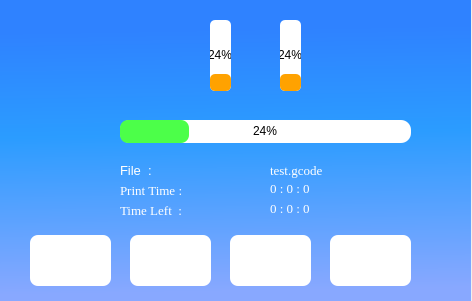
<?xml version="1.0" encoding="UTF-8"?>
<ui version="4.0">
 <class>MainWindow</class>
 <widget class="QMainWindow" name="MainWindow">
  <property name="geometry">
   <rect>
    <x>0</x>
    <y>0</y>
    <width>472</width>
    <height>301</height>
   </rect>
  </property>
  <property name="windowTitle">
   <string>MainWindow</string>
  </property>
  <widget class="QWidget" name="centralwidget">
   <widget class="QStackedWidget" name="stackedWidget">
    <property name="geometry">
     <rect>
      <x>0</x>
      <y>0</y>
      <width>471</width>
      <height>301</height>
     </rect>
    </property>
    <property name="styleSheet">
     <string notr="true">background-color: qlineargradient(spread:pad, x1:0, y1:0, x2:0.0281146, y2:1, stop:0.110184 rgba(47, 130, 255, 255), stop:0.459098 rgba(43, 156, 255, 255), stop:0.979967 rgba(136, 168, 255, 255));</string>
    </property>
    <property name="currentIndex">
     <number>1</number>
    </property>
    <widget class="QWidget" name="SplashScreen">
     <widget class="QWidget" name="widget" native="true">
      <property name="geometry">
       <rect>
        <x>-10</x>
        <y>0</y>
        <width>561</width>
        <height>361</height>
       </rect>
      </property>
      <property name="styleSheet">
       <string notr="true">background-color: qlineargradient(spread:pad, x1:0, y1:0, x2:1, y2:0, stop:0 rgba(168, 168, 168, 255), stop:1 rgba(220, 220, 220, 255));</string>
      </property>
      <widget class="QLabel" name="label">
       <property name="geometry">
        <rect>
         <x>20</x>
         <y>50</y>
         <width>241</width>
         <height>181</height>
        </rect>
       </property>
       <property name="styleSheet">
        <string notr="true">background-color: rgba(255, 255, 255, 0);</string>
       </property>
       <property name="text">
        <string/>
       </property>
       <property name="pixmap">
        <pixmap>C:/Users/Jithu P G/Downloads/graph-background.png</pixmap>
       </property>
       <property name="scaledContents">
        <bool>false</bool>
       </property>
      </widget>
     </widget>
    </widget>
    <widget class="QWidget" name="MainWindow_2">
     <widget class="QLabel" name="bed_label">
      <property name="geometry">
       <rect>
        <x>140</x>
        <y>30</y>
        <width>41</width>
        <height>41</height>
       </rect>
      </property>
      <property name="styleSheet">
       <string notr="true">background-color: rgba(255, 255, 255, 0);</string>
      </property>
      <property name="frameShadow">
       <enum>QFrame::Raised</enum>
      </property>
      <property name="text">
       <string/>
      </property>
      <property name="pixmap">
       <pixmap>../Julia2018AdvancedTouchUI/octoprint_Julia2018AdvancedTouchUI/templates/img/bed.png</pixmap>
      </property>
      <property name="scaledContents">
       <bool>true</bool>
      </property>
     </widget>
     <widget class="QProgressBar" name="bedprogressbar">
      <property name="geometry">
       <rect>
        <x>210</x>
        <y>20</y>
        <width>21</width>
        <height>71</height>
       </rect>
      </property>
      <property name="styleSheet">
       <string notr="true">#bedprogressbar{

border-radius:5px;
background-color:#FFF;
text-align:center
}
#bedprogressbar::chunk{
background-color: rgb(255, 162, 0);
border-radius:5px;
}</string>
      </property>
      <property name="value">
       <number>24</number>
      </property>
      <property name="orientation">
       <enum>Qt::Vertical</enum>
      </property>
      <property name="textDirection">
       <enum>QProgressBar::TopToBottom</enum>
      </property>
     </widget>
     <widget class="QLabel" name="Nozile_label">
      <property name="geometry">
       <rect>
        <x>330</x>
        <y>30</y>
        <width>41</width>
        <height>41</height>
       </rect>
      </property>
      <property name="styleSheet">
       <string notr="true">background-color: rgba(255, 255, 255, 0);</string>
      </property>
      <property name="text">
       <string/>
      </property>
      <property name="pixmap">
       <pixmap>../Julia2018AdvancedTouchUI/octoprint_Julia2018AdvancedTouchUI/templates/img/Nozzle.png</pixmap>
      </property>
      <property name="scaledContents">
       <bool>true</bool>
      </property>
     </widget>
     <widget class="QProgressBar" name="ntempprogress">
      <property name="geometry">
       <rect>
        <x>280</x>
        <y>20</y>
        <width>21</width>
        <height>71</height>
       </rect>
      </property>
      <property name="styleSheet">
       <string notr="true">#ntempprogress{

border-radius:5px;
background-color:#FFF;
text-align:center
}
#ntempprogress::chunk{
background-color: rgb(255, 162, 0);
border-radius:5px;
}</string>
      </property>
      <property name="value">
       <number>24</number>
      </property>
      <property name="orientation">
       <enum>Qt::Vertical</enum>
      </property>
     </widget>
     <widget class="QProgressBar" name="jobprogress">
      <property name="geometry">
       <rect>
        <x>120</x>
        <y>120</y>
        <width>291</width>
        <height>23</height>
       </rect>
      </property>
      <property name="styleSheet">
       <string notr="true">#jobprogress{

border-radius:10px;
background-color:#FFF;
text-align:center
}
#jobprogress::chunk{
background-color: rgb(76, 255, 73);

border-radius: 8px;
}</string>
      </property>
      <property name="value">
       <number>24</number>
      </property>
     </widget>
     <widget class="QLabel" name="label_4">
      <property name="geometry">
       <rect>
        <x>120</x>
        <y>160</y>
        <width>51</width>
        <height>21</height>
       </rect>
      </property>
      <property name="font">
       <font>
        <pointsize>10</pointsize>
       </font>
      </property>
      <property name="styleSheet">
       <string notr="true">background-color: rgba(255, 255, 255, 0);
color:#FFF;</string>
      </property>
      <property name="text">
       <string>File  :</string>
      </property>
     </widget>
     <widget class="QLabel" name="selectedfile">
      <property name="geometry">
       <rect>
        <x>270</x>
        <y>160</y>
        <width>241</width>
        <height>21</height>
       </rect>
      </property>
      <property name="font">
       <font>
        <family>Times New Roman</family>
        <pointsize>10</pointsize>
       </font>
      </property>
      <property name="styleSheet">
       <string notr="true">#selectedfile{
background-color:rgba(225,225,225,0);
color:#FFF;
}</string>
      </property>
      <property name="text">
       <string>test.gcode</string>
      </property>
     </widget>
     <widget class="QLabel" name="label_5">
      <property name="geometry">
       <rect>
        <x>120</x>
        <y>180</y>
        <width>101</width>
        <height>21</height>
       </rect>
      </property>
      <property name="font">
       <font>
        <family>Times New Roman</family>
        <pointsize>10</pointsize>
       </font>
      </property>
      <property name="styleSheet">
       <string notr="true">background-color: rgba(255, 255, 255, 0);
color:#FFF;</string>
      </property>
      <property name="text">
       <string>Print Time :</string>
      </property>
     </widget>
     <widget class="QLabel" name="label_6">
      <property name="geometry">
       <rect>
        <x>120</x>
        <y>200</y>
        <width>91</width>
        <height>21</height>
       </rect>
      </property>
      <property name="font">
       <font>
        <family>Times New Roman</family>
        <pointsize>10</pointsize>
       </font>
      </property>
      <property name="styleSheet">
       <string notr="true">background-color: rgba(255, 255, 255, 0);
color:#FFF;</string>
      </property>
      <property name="text">
       <string>Time Left  :</string>
      </property>
     </widget>
     <widget class="QLabel" name="logo">
      <property name="geometry">
       <rect>
        <x>-30</x>
        <y>0</y>
        <width>191</width>
        <height>131</height>
       </rect>
      </property>
      <property name="styleSheet">
       <string notr="true">#logo{
background-color:rgba(225,225,225,0);

}</string>
      </property>
      <property name="text">
       <string/>
      </property>
      <property name="pixmap">
       <pixmap>C:/Users/Jithu P G/Downloads/graph-background.png</pixmap>
      </property>
      <property name="scaledContents">
       <bool>true</bool>
      </property>
      <property name="wordWrap">
       <bool>false</bool>
      </property>
     </widget>
     <widget class="QLabel" name="printtime">
      <property name="geometry">
       <rect>
        <x>270</x>
        <y>180</y>
        <width>101</width>
        <height>16</height>
       </rect>
      </property>
      <property name="font">
       <font>
        <family>Times New Roman</family>
        <pointsize>10</pointsize>
       </font>
      </property>
      <property name="styleSheet">
       <string notr="true">#printtime{
background-color:rgba(225,225,225,0);
color:#FFF;
}</string>
      </property>
      <property name="text">
       <string>0 : 0 : 0</string>
      </property>
     </widget>
     <widget class="QLabel" name="timeleft">
      <property name="geometry">
       <rect>
        <x>270</x>
        <y>200</y>
        <width>101</width>
        <height>16</height>
       </rect>
      </property>
      <property name="font">
       <font>
        <family>Times New Roman</family>
        <pointsize>10</pointsize>
       </font>
      </property>
      <property name="styleSheet">
       <string notr="true">#timeleft{
background-color:rgba(225,225,225,0);
color:#FFF;
}</string>
      </property>
      <property name="text">
       <string>0 : 0 : 0</string>
      </property>
     </widget>
     <widget class="QPushButton" name="testbutton">
      <property name="geometry">
       <rect>
        <x>30</x>
        <y>235</y>
        <width>81</width>
        <height>51</height>
       </rect>
      </property>
      <property name="styleSheet">
       <string notr="true">#testbutton{
background-color: rgb(255, 255, 255);
border-radius:8px;
}</string>
      </property>
      <property name="text">
       <string/>
      </property>
      <property name="icon">
       <iconset>
        <normaloff>../Julia2018AdvancedTouchUI/octoprint_Julia2018AdvancedTouchUI/templates/img/menu.png</normaloff>../Julia2018AdvancedTouchUI/octoprint_Julia2018AdvancedTouchUI/templates/img/menu.png</iconset>
      </property>
      <property name="iconSize">
       <size>
        <width>40</width>
        <height>40</height>
       </size>
      </property>
     </widget>
     <widget class="QPushButton" name="setting">
      <property name="geometry">
       <rect>
        <x>130</x>
        <y>235</y>
        <width>81</width>
        <height>51</height>
       </rect>
      </property>
      <property name="styleSheet">
       <string notr="true">#setting{
background-color: rgb(255, 255, 255);
border-radius:8px;
}</string>
      </property>
      <property name="text">
       <string/>
      </property>
      <property name="icon">
       <iconset>
        <normaloff>../Julia2018AdvancedTouchUI/octoprint_Julia2018AdvancedTouchUI/templates/img/settings.png</normaloff>../Julia2018AdvancedTouchUI/octoprint_Julia2018AdvancedTouchUI/templates/img/settings.png</iconset>
      </property>
      <property name="iconSize">
       <size>
        <width>40</width>
        <height>40</height>
       </size>
      </property>
     </widget>
     <widget class="QPushButton" name="play_pause_button">
      <property name="geometry">
       <rect>
        <x>230</x>
        <y>235</y>
        <width>81</width>
        <height>51</height>
       </rect>
      </property>
      <property name="styleSheet">
       <string notr="true">#play_pause_button{
background-color: rgb(255, 255, 255);
border-radius: 8px;
}</string>
      </property>
      <property name="text">
       <string/>
      </property>
      <property name="icon">
       <iconset>
        <normaloff>../Julia2018AdvancedTouchUI/octoprint_Julia2018AdvancedTouchUI/templates/img/play.png</normaloff>../Julia2018AdvancedTouchUI/octoprint_Julia2018AdvancedTouchUI/templates/img/play.png</iconset>
      </property>
      <property name="iconSize">
       <size>
        <width>40</width>
        <height>40</height>
       </size>
      </property>
     </widget>
     <widget class="QPushButton" name="stop">
      <property name="geometry">
       <rect>
        <x>330</x>
        <y>235</y>
        <width>81</width>
        <height>51</height>
       </rect>
      </property>
      <property name="styleSheet">
       <string notr="true">#stop{
background-color:rgb(255,255,255);
border-radius:8px;
}</string>
      </property>
      <property name="text">
       <string/>
      </property>
      <property name="icon">
       <iconset>
        <normaloff>../Julia2018AdvancedTouchUI/octoprint_Julia2018AdvancedTouchUI/templates/img/stop.png</normaloff>../Julia2018AdvancedTouchUI/octoprint_Julia2018AdvancedTouchUI/templates/img/stop.png</iconset>
      </property>
      <property name="iconSize">
       <size>
        <width>40</width>
        <height>40</height>
       </size>
      </property>
     </widget>
    </widget>
    <widget class="QWidget" name="Menupage">
     <widget class="QToolButton" name="print_button">
      <property name="geometry">
       <rect>
        <x>0</x>
        <y>0</y>
        <width>151</width>
        <height>171</height>
       </rect>
      </property>
      <property name="styleSheet">
       <string notr="true">#print_button{
border-color: rgb(255, 184, 42);
background-color: rgb(255, 255, 255);
}</string>
      </property>
      <property name="text">
       <string/>
      </property>
      <property name="icon">
       <iconset>
        <normaloff>../Julia2018AdvancedTouchUI/octoprint_Julia2018AdvancedTouchUI/templates/img/printer.png</normaloff>../Julia2018AdvancedTouchUI/octoprint_Julia2018AdvancedTouchUI/templates/img/printer.png</iconset>
      </property>
      <property name="iconSize">
       <size>
        <width>120</width>
        <height>120</height>
       </size>
      </property>
     </widget>
     <widget class="QToolButton" name="control_button">
      <property name="geometry">
       <rect>
        <x>150</x>
        <y>0</y>
        <width>161</width>
        <height>171</height>
       </rect>
      </property>
      <property name="styleSheet">
       <string notr="true">#control_button{
background-color:rgb(255,255,255);
}</string>
      </property>
      <property name="text">
       <string/>
      </property>
      <property name="icon">
       <iconset>
        <normaloff>../Julia2018AdvancedTouchUI/octoprint_Julia2018AdvancedTouchUI/templates/img/settings.png</normaloff>../Julia2018AdvancedTouchUI/octoprint_Julia2018AdvancedTouchUI/templates/img/settings.png</iconset>
      </property>
      <property name="iconSize">
       <size>
        <width>120</width>
        <height>120</height>
       </size>
      </property>
     </widget>
     <widget class="QToolButton" name="calibrate_button">
      <property name="geometry">
       <rect>
        <x>310</x>
        <y>0</y>
        <width>161</width>
        <height>171</height>
       </rect>
      </property>
      <property name="styleSheet">
       <string notr="true">#calibrate_button{
background-color:rgb(255,255,255);

}</string>
      </property>
      <property name="text">
       <string/>
      </property>
      <property name="icon">
       <iconset>
        <normaloff>../Julia2018AdvancedTouchUI/octoprint_Julia2018AdvancedTouchUI/templates/img/reload.png</normaloff>../Julia2018AdvancedTouchUI/octoprint_Julia2018AdvancedTouchUI/templates/img/reload.png</iconset>
      </property>
      <property name="iconSize">
       <size>
        <width>120</width>
        <height>120</height>
       </size>
      </property>
     </widget>
     <widget class="QToolButton" name="cart_button">
      <property name="geometry">
       <rect>
        <x>0</x>
        <y>170</y>
        <width>151</width>
        <height>131</height>
       </rect>
      </property>
      <property name="styleSheet">
       <string notr="true">#cart_button{
background-color:rgb(255,255,255);
}</string>
      </property>
      <property name="text">
       <string/>
      </property>
      <property name="icon">
       <iconset>
        <normaloff>../Julia2018AdvancedTouchUI/octoprint_Julia2018AdvancedTouchUI/templates/img/cart.png</normaloff>../Julia2018AdvancedTouchUI/octoprint_Julia2018AdvancedTouchUI/templates/img/cart.png</iconset>
      </property>
      <property name="iconSize">
       <size>
        <width>120</width>
        <height>120</height>
       </size>
      </property>
     </widget>
     <widget class="QToolButton" name="settings_button">
      <property name="geometry">
       <rect>
        <x>150</x>
        <y>170</y>
        <width>161</width>
        <height>131</height>
       </rect>
      </property>
      <property name="styleSheet">
       <string notr="true">#settings_button{
background-color:rgb(255,255,255);
}
</string>
      </property>
      <property name="text">
       <string/>
      </property>
      <property name="icon">
       <iconset>
        <normaloff>../Julia2018AdvancedTouchUI/octoprint_Julia2018AdvancedTouchUI/templates/img/settings-1.png</normaloff>../Julia2018AdvancedTouchUI/octoprint_Julia2018AdvancedTouchUI/templates/img/settings-1.png</iconset>
      </property>
      <property name="iconSize">
       <size>
        <width>120</width>
        <height>120</height>
       </size>
      </property>
     </widget>
     <widget class="QToolButton" name="Mback_button">
      <property name="geometry">
       <rect>
        <x>310</x>
        <y>170</y>
        <width>161</width>
        <height>131</height>
       </rect>
      </property>
      <property name="styleSheet">
       <string notr="true">#Mback_button{
background-color: rgb(255,255,255);
}</string>
      </property>
      <property name="text">
       <string/>
      </property>
      <property name="icon">
       <iconset>
        <normaloff>../Julia2018AdvancedTouchUI/octoprint_Julia2018AdvancedTouchUI/templates/img/back.png</normaloff>../Julia2018AdvancedTouchUI/octoprint_Julia2018AdvancedTouchUI/templates/img/back.png</iconset>
      </property>
      <property name="iconSize">
       <size>
        <width>120</width>
        <height>120</height>
       </size>
      </property>
     </widget>
    </widget>
    <widget class="QWidget" name="WifiSettingPage">
     <widget class="QLabel" name="SSidlabel">
      <property name="geometry">
       <rect>
        <x>30</x>
        <y>60</y>
        <width>111</width>
        <height>31</height>
       </rect>
      </property>
      <property name="font">
       <font>
        <family>Times New Roman</family>
        <pointsize>10</pointsize>
       </font>
      </property>
      <property name="styleSheet">
       <string notr="true">#SSidlabel{
background-color:rgba(255,255,255,0);
color:#FFF;

}</string>
      </property>
      <property name="text">
       <string>Enter SSID</string>
      </property>
     </widget>
     <widget class="QPushButton" name="wifidonebutton">
      <property name="geometry">
       <rect>
        <x>100</x>
        <y>210</y>
        <width>121</width>
        <height>51</height>
       </rect>
      </property>
      <property name="font">
       <font>
        <pointsize>12</pointsize>
        <weight>75</weight>
        <bold>true</bold>
       </font>
      </property>
      <property name="styleSheet">
       <string notr="true">#wifidonebutton{
background-color:rgb(255,255,255);
border-radius:5px;
}</string>
      </property>
      <property name="text">
       <string>Connect</string>
      </property>
     </widget>
     <widget class="QPushButton" name="wificancelbutton">
      <property name="geometry">
       <rect>
        <x>290</x>
        <y>210</y>
        <width>121</width>
        <height>51</height>
       </rect>
      </property>
      <property name="font">
       <font>
        <pointsize>14</pointsize>
        <weight>75</weight>
        <bold>true</bold>
       </font>
      </property>
      <property name="styleSheet">
       <string notr="true">#wificancelbutton{
background-color:rgb(255,255,255);
border-radius:5px;
}</string>
      </property>
      <property name="text">
       <string>Cancel</string>
      </property>
     </widget>
     <widget class="QLineEdit" name="ssidtext">
      <property name="geometry">
       <rect>
        <x>120</x>
        <y>50</y>
        <width>271</width>
        <height>41</height>
       </rect>
      </property>
      <property name="styleSheet">
       <string notr="true">#ssidtext{
background-color:rgb(255,255,255);
border-radius:5px;
}
</string>
      </property>
     </widget>
     <widget class="QLabel" name="PasswordLabel">
      <property name="geometry">
       <rect>
        <x>30</x>
        <y>110</y>
        <width>91</width>
        <height>41</height>
       </rect>
      </property>
      <property name="font">
       <font>
        <family>Times New Roman</family>
        <pointsize>10</pointsize>
       </font>
      </property>
      <property name="styleSheet">
       <string notr="true">#PasswordLabel{
background-color:rgba(255,255,255,0);
color :#FFF;
}
</string>
      </property>
      <property name="text">
       <string>Password</string>
      </property>
     </widget>
     <widget class="QLineEdit" name="wifipassword">
      <property name="geometry">
       <rect>
        <x>120</x>
        <y>110</y>
        <width>271</width>
        <height>41</height>
       </rect>
      </property>
      <property name="styleSheet">
       <string notr="true">#wifipassword{
background-color:rgb(255,255,255);
border-radius:5px;
}</string>
      </property>
     </widget>
    </widget>
    <widget class="QWidget" name="select_file">
     <widget class="QToolButton" name="v_scroll_up">
      <property name="geometry">
       <rect>
        <x>330</x>
        <y>0</y>
        <width>141</width>
        <height>81</height>
       </rect>
      </property>
      <property name="styleSheet">
       <string notr="true">#v_scroll_up{

background-color:rgb(255,255,255);
border:1px solid black;


}
</string>
      </property>
      <property name="text">
       <string>^</string>
      </property>
     </widget>
     <widget class="QToolButton" name="file_select">
      <property name="geometry">
       <rect>
        <x>330</x>
        <y>80</y>
        <width>141</width>
        <height>71</height>
       </rect>
      </property>
      <property name="styleSheet">
       <string notr="true">#file_select{
background-color: rgb(255, 255, 255);
border:1px solid black;
}
</string>
      </property>
      <property name="text">
       <string>OK</string>
      </property>
     </widget>
     <widget class="QToolButton" name="v_scroll_down">
      <property name="geometry">
       <rect>
        <x>330</x>
        <y>150</y>
        <width>141</width>
        <height>81</height>
       </rect>
      </property>
      <property name="styleSheet">
       <string notr="true">#v_scroll_down{
background-color:rgb(255,255,255);
border:1px solid black;
}
</string>
      </property>
      <property name="text">
       <string>V</string>
      </property>
     </widget>
     <widget class="QToolButton" name="print_list_back">
      <property name="geometry">
       <rect>
        <x>330</x>
        <y>230</y>
        <width>141</width>
        <height>71</height>
       </rect>
      </property>
      <property name="styleSheet">
       <string notr="true">#print_list_back{
background-color:rgb(255,255,255);
border:1px solid black;
}
</string>
      </property>
      <property name="text">
       <string>Back</string>
      </property>
     </widget>
     <widget class="QListWidget" name="print_list">
      <property name="geometry">
       <rect>
        <x>0</x>
        <y>0</y>
        <width>331</width>
        <height>301</height>
       </rect>
      </property>
      <property name="font">
       <font>
        <family>Times New Roman</family>
        <pointsize>20</pointsize>
       </font>
      </property>
      <property name="styleSheet">
       <string notr="true">#print_list{

background-color:rgb(255,255,255);
border:1px solid black;


}
</string>
      </property>
     </widget>
    </widget>
    <widget class="QWidget" name="page">
     <widget class="QToolButton" name="sub_select_button">
      <property name="geometry">
       <rect>
        <x>0</x>
        <y>190</y>
        <width>151</width>
        <height>111</height>
       </rect>
      </property>
      <property name="font">
       <font>
        <pointsize>22</pointsize>
        <weight>75</weight>
        <bold>true</bold>
       </font>
      </property>
      <property name="text">
       <string>USB</string>
      </property>
     </widget>
     <widget class="QToolButton" name="local_select_button">
      <property name="geometry">
       <rect>
        <x>150</x>
        <y>190</y>
        <width>161</width>
        <height>111</height>
       </rect>
      </property>
      <property name="font">
       <font>
        <pointsize>22</pointsize>
        <weight>75</weight>
        <bold>true</bold>
       </font>
      </property>
      <property name="text">
       <string>Local</string>
      </property>
     </widget>
     <widget class="QToolButton" name="print_select_back_button">
      <property name="geometry">
       <rect>
        <x>310</x>
        <y>190</y>
        <width>161</width>
        <height>111</height>
       </rect>
      </property>
      <property name="font">
       <font>
        <pointsize>20</pointsize>
        <weight>75</weight>
        <bold>true</bold>
       </font>
      </property>
      <property name="text">
       <string>Back</string>
      </property>
     </widget>
     <widget class="QLabel" name="label_2">
      <property name="geometry">
       <rect>
        <x>2</x>
        <y>0</y>
        <width>471</width>
        <height>191</height>
       </rect>
      </property>
      <property name="font">
       <font>
        <pointsize>20</pointsize>
        <weight>75</weight>
        <bold>true</bold>
       </font>
      </property>
      <property name="text">
       <string>Print From :</string>
      </property>
     </widget>
    </widget>
    <widget class="QWidget" name="page_2">
     <widget class="QListWidget" name="listWidget">
      <property name="geometry">
       <rect>
        <x>0</x>
        <y>0</y>
        <width>331</width>
        <height>301</height>
       </rect>
      </property>
     </widget>
     <widget class="QToolButton" name="toolButton">
      <property name="geometry">
       <rect>
        <x>330</x>
        <y>0</y>
        <width>141</width>
        <height>141</height>
       </rect>
      </property>
      <property name="text">
       <string>...</string>
      </property>
     </widget>
    </widget>
    <widget class="QWidget" name="settingpage">
     <widget class="QToolButton" name="toolButton_2">
      <property name="geometry">
       <rect>
        <x>0</x>
        <y>0</y>
        <width>551</width>
        <height>101</height>
       </rect>
      </property>
      <property name="text">
       <string>NETWORK SETTING</string>
      </property>
     </widget>
     <widget class="QToolButton" name="toolButton_3">
      <property name="geometry">
       <rect>
        <x>0</x>
        <y>100</y>
        <width>551</width>
        <height>111</height>
       </rect>
      </property>
      <property name="text">
       <string>VERSION</string>
      </property>
     </widget>
    </widget>
   </widget>
  </widget>
 </widget>
 <resources/>
 <connections/>
</ui>
